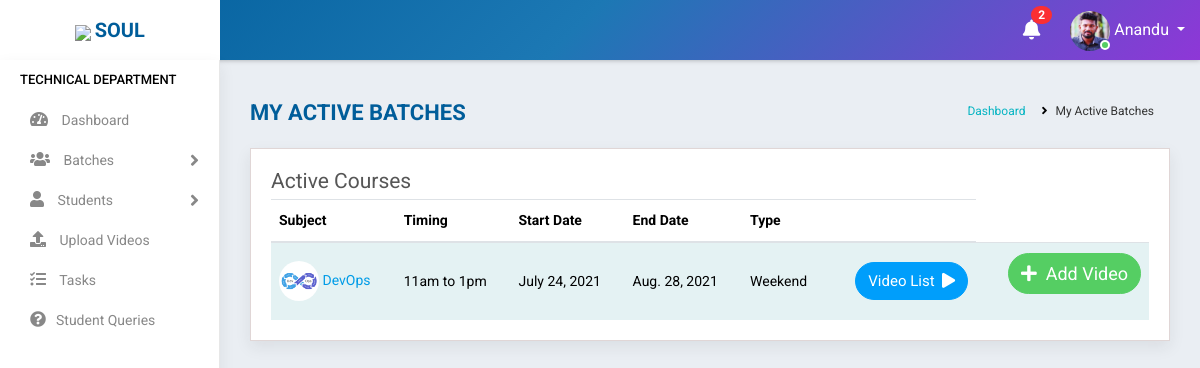
The app's page /batch_active_list/ (signed in), older data.
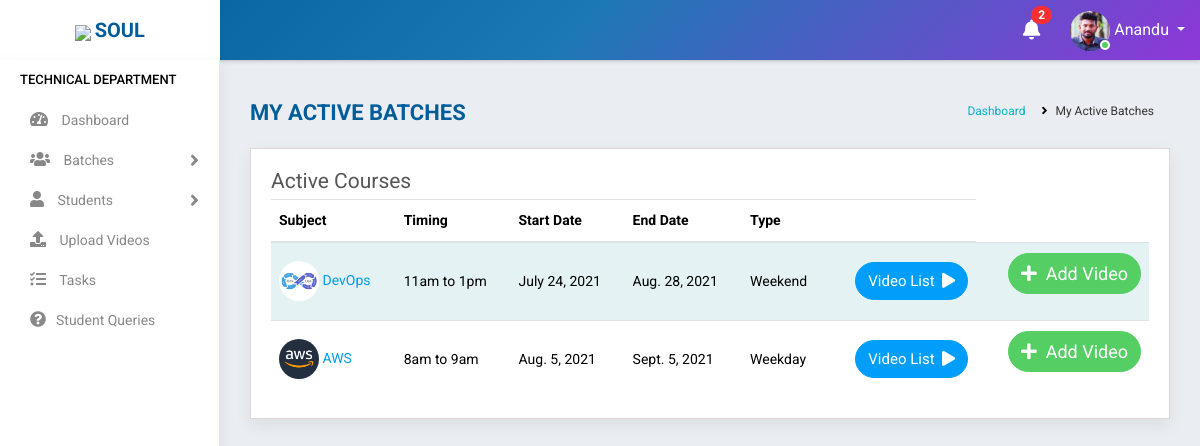
The same page, newer data.
### accounts/models.py (models this page shows, shortened)
class Batch(models.Model):
    mod_value= [
    ('1', 'Weekday'),
    ('2', 'Weekend')
    ]
    status_value= [
        ('Yet to start', 'Yet to start'),
        ('Ongoing', 'Ongoing'),
        ('Completed', 'Completed'),
    ]
    subject = models.ForeignKey(Courses,on_delete=models.CASCADE,null=True,blank=True)
    trainer = models.ForeignKey(Staff,on_delete=models.CASCADE,null=True,limit_choices_to={'stype':"3"},blank=True)
    timing = models.CharField(max_length=100, null=True,blank=True)
    start_date = models.DateField(null=True,blank=True)
    end_date = models.DateField(null=True,blank=True)
    link = models.CharField(max_length=1000,null=True,blank=True)
    passcode = models.CharField(max_length=100,null=True,blank=True,default="N/A")
    mode = models.CharField(max_length=100,choices=mod_value,default=1,blank=True)
    status = models.CharField(max_length=100,choices=status_value,blank=True,default="Yet to start")

class Courses(models.Model):
    name = models.CharField(max_length=300,null=True)
    fee = models.CharField(max_length=6)
    link = models.CharField(max_length=1000,null=True, blank=True)
    pic = models.ImageField(null=True, blank=True)
    def __str__(self):
        return self.name

### accounts/views.py (the view)
# urls.py: path('batch_active_list/', ActiveBatchList.as_view(),name='active_batch_list'),
class ActiveBatchList(View):
    def get(self, request):
        user=request.user
        if user.is_authenticated:
            note = Notification.objects.filter(receiver=user).filter(status="Not Read").order_by('-datetime')
            no_count = note.count()
            try:
                s = Staff.objects.get(user=user)
                batch = Batch.objects.filter(trainer=s).filter(status="Ongoing")
                if s.stype == "3":
                    return render(request,'accounts/activebatch.html',{'s':s,'batch':batch,'no_count':no_count,'note':note})
                else:
                    return redirect('home')
            except:
                return redirect('home')
        else:
            return redirect('logout')

### accounts/templates/accounts/activebatch.html (shortened to what this page needs)
{% extends 'accounts/main.html' %}
    {% block content %}
<div class="main-wrapper">
    {% include 'accounts/navbar.html' %}
    {% include 'accounts/sidebar_trainer.html' %}
        <div class="page-wrapper">
            <div class="content container-fluid">
                <div class="page-header">
                    <div class="row">
                        <div class="col-lg-7 col-md-12 col-sm-12 col-12">
                            <h5 class="text-uppercase">My Active Batches</h5>
                        </div>
                        <div class="col-lg-5 col-md-12 col-sm-12 col-12">
                            <ul class="list-inline breadcrumb float-right">
                                <li class="list-inline-item"><a href="{% url 'home' %}">Dashboard</a></li>
                                <li class="list-inline-item">My Active Batches</li>
                            </ul>
                        </div>
                    </div>
                </div>
                <div class="content-page">
                    <div class="row">
                        <div class="col-sm-8 col-5">
                            <h4 class="page-title">Active Courses</h4>
                        </div>
                    </div>
                    <div class="row">
                        <div class="col-md-12">
                            <div class="table-responsive">
                                <table class="table table-striped custom-table">
                                    <thead>
                                        <tr >
                                            <th >Subject</th>
                                            <th >Timing</th>
                                            <th >Start Date</th>
                                            <th >End Date</th>
                                            <th >Type</th>
                                            <th ></th>
                                        </tr>
                                    </thead>
                                    <tbody>
                                        {% for i in batch %}
                                        <tr>
                                            <td>
                                                <span class="user-img"><img class="rounded-circle" src="{{i.subject.pic.url}}" width="40" height="40">
                                                    <a href="{{i.link}}">{{i.subject}}</a></span></td>
                                            <td>{{i.timing}}</td>
                                            <td>{{i.start_date}}</td>
                                            <td>{{i.end_date}}</td>
                                            <td>{{i.get_mode_display}}</td>
                                            <td class="text-right"><a href="" class="btn btn-info" style="border-radius: 80px 80px 80px 80px ;color: white">
                                                <span style="font-size:15px">Video List&nbsp;&nbsp;<i class="fas fa-play"></i></span></a></td>
                                            <td class="text-right">
                                                <p><a href="{% url 'batch_content' i.id %}" class="btn btn-success " style="border-radius: 80px 80px 80px 80px ;color: white">
                                                    <span style="font-size:18px"><i class="fas fa-plus"></i>&nbsp;&nbsp;Add Video</span></a></p>
                                            </td>
                                        </tr>
                                        {% empty %}
                                        <tr><td colspan="6"><center><b>No active batches</b></center></td></tr>
                                        {% endfor %}
                                    </tbody>
                                </table>
                            </div>
                        </div>
                    </div>
                </div>
            </div>
        </div>
    </div>
{% endblock %}

Row changes from the older to the newer data that the page shows:
now on this page (row edited): Batch: subject.pic (picture), subject "AWS", timing "8am to 9am", start_date "Aug. 5, 2021", end_date "Sept. 5, 2021", mode "Weekday"
